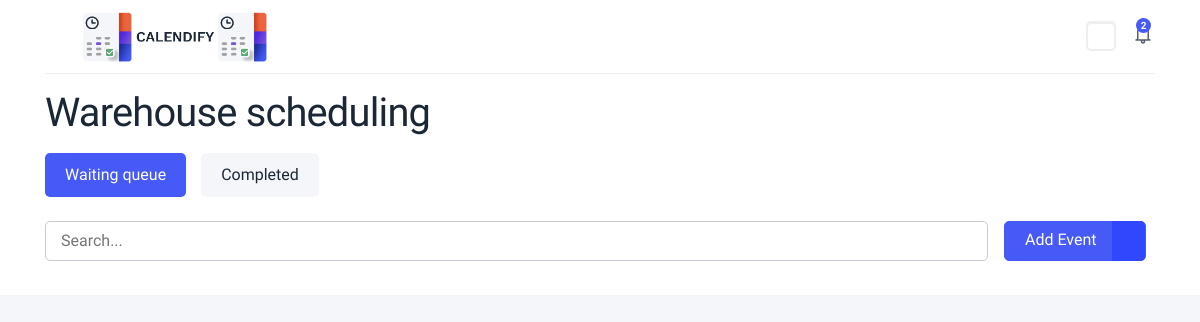
/, run on an earlier commit of the app's database.
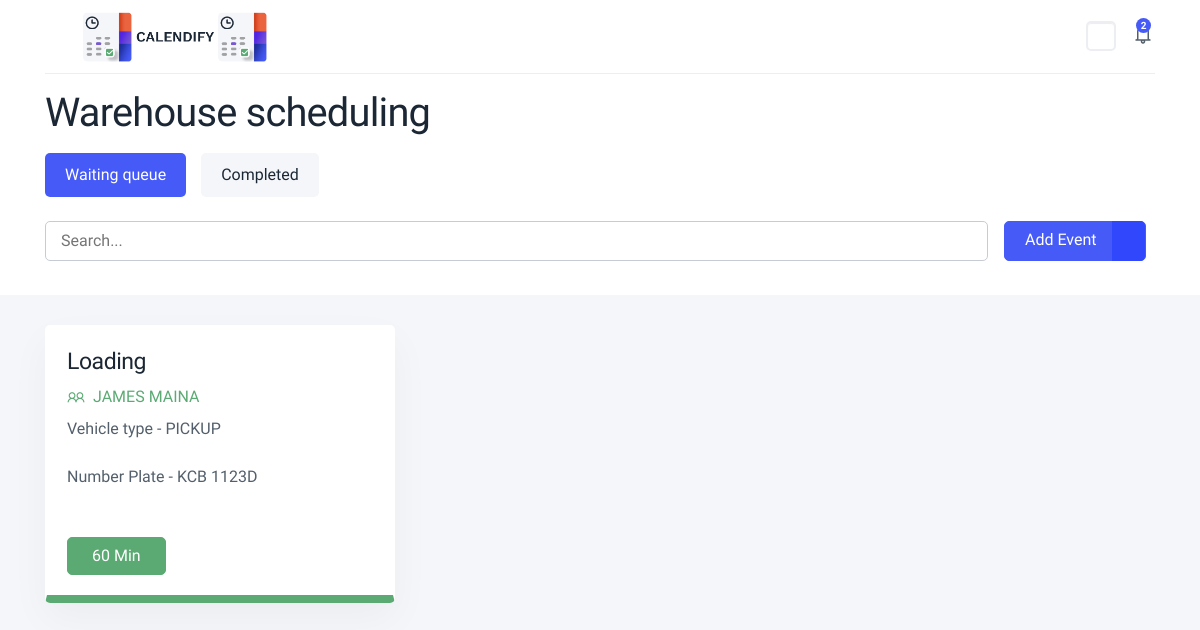
And on a later commit of the database.
### homepage/models.py (models this page shows, shortened)
class BaseModel(models.Model):
    created = models.DateTimeField(auto_now_add=True)
    updated = models.DateTimeField(auto_now=True)

class Queue(BaseModel):
    QUEUE_CHOICES = [
    ('PENDING', 'PENDING'),
    ('COMPLETED', 'COMPLETED')
]
    vehicle_id = models.ForeignKey(Vehicle,on_delete=models.CASCADE)
    event_id = models.ForeignKey(Event,on_delete=models.CASCADE)
    parking_slot_id = models.ForeignKey(ParkingSLots,on_delete=models.CASCADE,blank=True,null=True)
    status = models.CharField(max_length=255,choices=QUEUE_CHOICES,default="PENDING")

class Vehicle(models.Model):
    vehicle_plate = models.CharField(max_length=255)
    category_id = models.ForeignKey(VehicleCategory,on_delete=models.CASCADE)
    driver_id = models.ForeignKey(Driver,on_delete=models.CASCADE)

class Driver(models.Model):
    driver_name = models.CharField(max_length=255)

class Event(models.Model):
    vehicle_category_id = models.ForeignKey(VehicleCategory,on_delete=models.CASCADE)
    time = models.BigIntegerField(default=0)
    laoding = models.BooleanField(default=False)

class VehicleCategory(models.Model):
    VEHICLE_CHOICES = [
    ('PICKUP', 'PICKUP'),
    ('LORRY', 'LORRY'),
    ('TRANSIST', 'TRANSIST'),
]
    vehicle_type = models.CharField(max_length=255,choices=VEHICLE_CHOICES,default="PICKUP")

### homepage/views.py (the view, shortened to what this page needs)
# urls.py: path('',index,name="index"),
def index(request):
    all_queue = Queue.objects.filter(status = "PENDING")
    all_queue_completed = Queue.objects.filter(status = "COMPLETED")
    context ={
            'queue':all_queue,
            'completed':all_queue_completed
        }
    return render(request,'index.html',context)

### homepage/templates/index.html (shortened to what this page needs)
{% load static %}
<!doctype html>
<html lang="en">
  <head>
      <link rel="stylesheet" href="{% static  'assets/css/backend.min.css' %}">
      <link rel="stylesheet" href="{% static  'assets/vendor/@fortawesome/fontawesome-free/css/all.min.css' %}">
      <link rel="stylesheet" href="{% static  'assets/vendor/line-awesome/dist/line-awesome/css/line-awesome.min.css' %}">
      <link rel="stylesheet" href="{% static  'assets/vendor/remixicon/fonts/remixicon.css' %}">  </head>
  <body class="fixed-top-navbar top-nav  ">
    <div class="wrapper">
      <div class="iq-top-navbar">
          <div class="container">
              <div class="iq-navbar-custom">
                  <div class="d-flex align-items-center justify-content-between">
                      <div class="iq-navbar-logo d-flex align-items-center justify-content-between">
                          <i class="ri-menu-line wrapper-menu"></i>
                          <a href="index.html" class="header-logo">
                              <img src="{% static  'assets/images/logo.png' %}" class="img-fluid rounded-normal light-logo" alt="logo">
                              <img src="{% static  'assets/images/logo-white.png' %}" class="img-fluid rounded-normal darkmode-logo" alt="logo">
                          </a>
                      </div>
                      <nav class="navbar navbar-expand-lg navbar-light p-0">
                          <div class="change-mode">
                              <div class="custom-control custom-switch custom-switch-icon custom-control-indivne">
                                  <div class="custom-switch-inner">
                                      <label class="custom-control-label" for="dark-mode" data-mode="toggle">
                                          <span class="switch-icon-left"><i class="a-left ri-moon-clear-line"></i></span>
                                          <span class="switch-icon-right"><i class="a-right ri-sun-line"></i></span>
                                      </label>
                                  </div>
                              </div>
                          </div>
                          <div class="collapse navbar-collapse" id="navbarSupportedContent">
                              <ul class="navbar-nav ml-auto navbar-list align-items-center">
                                  <li class="nav-item nav-icon dropdown">
                                      <a href="#" class="search-toggle dropdown-toggle" id="dropdownMenuButton" data-toggle="dropdown"
                                          aria-haspopup="true" aria-expanded="false">
                                          <i class="las la-bell"></i>
                                          <span class="badge badge-primary count-mail rounded-circle">2</span>
                                      </a>
                                  </li>
                              </ul>
                          </div>
                      </nav>
                  </div>
              </div>
          </div>
      </div>
      <div class="content-page">
    <div class="content-top">
        <div class="container">
            <div class="row">
                <div class="col-lg-12 mb-3">
                    <div class="d-flex align-items-center justify-content-between">
                        <div class="navbar-breadcrumb">
                            <h1 class="mb-1">Warehouse scheduling</h1>
                        </div>
                    </div>
                </div>
                <div class="col-lg-10 col-md-8">
                    <ul class="d-flex nav nav-pills mb-4 text-center event-tab" id="event-pills-tab" role="tablist">
                        <li class="nav-item">
                            <a id="view-btn" class="nav-link active show" data-toggle="pill" href="#event1" data-extra="#search-with-button" role="tab" aria-selected="true">Waiting queue</a>
                        </li>
                        <li class="nav-item">
                            <a id="view-schedule" class="nav-link" data-toggle="pill" href="#event2" data-extra="#view-event" role="tab" aria-selected="false">Completed</a>
                        </li>
                    </ul>
                </div>
            </div>
            <div class="tab-extra active" id="search-with-button">
                <div class="d-flex flex-wrap align-items-center mb-4">
                    <div class="iq-search-bar search-device mb-0 pr-3">
                        <form action="#" class="searchbox">
                            <input type="text" class="text search-input" placeholder="Search...">
                        </form>
                    </div>
                    <div class="float-sm-right"><a href="#create-event" data-toggle="modal" data-target="#create-event" class="btn btn-primary pr-5 position-relative" style="height: 40px;">Add Event<span class="event-add-btn" style="height: 40px;"><i class="ri-add-line"></i></span></a></div>
                </div>
            </div>
        </div>
    </div>
    <div class="container">
        <div class="row">
            <div class="col-lg-12">
                <div class="event-content">
                    <div id="event1" class="tab-pane fade active show">
                        <div class="row">
                            {% if queue %}
                            {% for m in queue %}
                            <div class="col-lg-4 col-md-6">
                                <div class="card card-block card-stretch card-height">
                                    <div class="card-body rounded event-detail event-detail-success">
                                        <div class="d-flex align-items-top justify-content-between">
                                            <div>
                                                {% if m.event_id.laoding %}
                                                <h4 class="mb-2 mr-4">Loading</h4>
                                                {% else %}
                                                <h4 class="mb-2 mr-4">Offloading</h4>
                                                {% endif %}
                                                <p class="mb-2 text-success font-weight-500 text-uppercase"><i class="las la-user-friends pr-2"></i>{{m.vehicle_id.driver_id.driver_name}}</p>
                                                <p class="mb-4 card-description">Vehicle type - {{m.event_id.vehicle_category_id.vehicle_type}}</p>
                                                <p class="mb-4 card-description">Number Plate - {{m.vehicle_id.vehicle_plate}}</p>
                                                <div class="d-flex align-items-center pt-4">
                                                    <a href="#" class="btn btn-success mr-3 px-xl-4">{{m.event_id.time}} Min</a>
                                                </div>
                                            </div>
                                            <div class="card-header-toolbar mt-1">
                                                <div class="dropdown">
                                                    <span class="dropdown-toggle" id="dropdownMenuButton03" data-toggle="dropdown">
                                                        <i class="ri-more-2-fill"></i>
                                                    </span>
                                                </div>
                                            </div>
                                        </div>
                                    </div>
                                </div>
                            </div>
                            {% endfor %}
                            {% endif %}
                        </div>
                    </div>
                </div>
            </div>
        </div>
    </div>
      </div>
    </div>
    <script src="{% static  'assets/js/app.js' %}"></script>  </body>
</html>

What changed in the data, as far as the page shows it:
added Queue: shows "Loading", vehicle_id.driver_id.driver_name "JAMES MAINA", event_id.vehicle_category_id.vehicle_type "PICKUP", vehicle_id.vehicle_plate "KCB 1123D", event_id.time "60"
